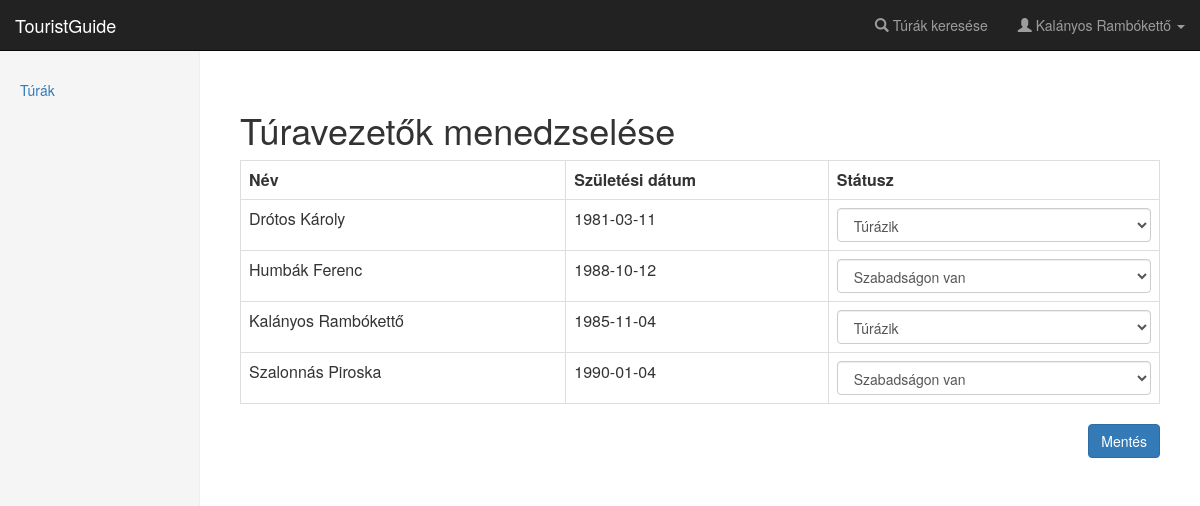
The page /tour_guide_edit (signed in) on the database its author committed.
### app/db/models.py (models this page shows, shortened)
class User(UserMixin, database.Model):
    __tablename__ = 'users'
    id = database.Column(database.Integer, primary_key=True)
    username = database.Column(database.String(64), unique=True, index=True)
    password = database.Column(database.String(40), nullable=False)
    fullname = database.Column(database.String(64), nullable=False)
    avatar_src = database.Column(database.String(100))
    birth = database.Column(database.Date)
    experience_id = database.Column(
        database.Integer, database.ForeignKey('experiences.id'))
    experience = database.relationship(
        'Experience', backref=database.backref('users', lazy='dynamic')
    )
    account_type_id = database.Column(
        database.Integer, database.ForeignKey('roles.id')
    )
    account_type = database.relationship(
        'Role', backref=database.backref('users', lazy='dynamic')
    )
    email = database.Column(database.String(100), nullable=False)
    phone = database.Column(database.String(11))
    allowance = database.Column(database.Integer)
    numoftours = database.Column(database.Integer)
    status = database.Column(database.Integer)

### app/admin/views.py (the view)
@admin.route('/tour_guide_edit', methods=('GET', 'POST'))
@login_required
def tour_leaders_edit():
    tour_guides = UserDAO.get_user_by_role_id(4)
    edit_tour_guides_form = EditTourGuidesForm()
    if edit_tour_guides_form.validate_on_submit():
        for tour_guide in tour_guides:
            status = int(request.form[str(tour_guide.id)])
            if status != tour_guide.status:
                UserDAO.update_status(tour_guide.id, status)
    return render_template('tourguide-edit.html',
                           edit_tour_guides_form=edit_tour_guides_form,
                           tour_guides=tour_guides,
                           sidebar_items=sidebar_items)

### app/admin/forms.py (shortened to what this page needs)
class EditTourGuidesForm(Form):
    submit = SubmitField(u'Mentés')

### app/db/models.py (called while the page is built)
@loginmanager.user_loader
def load_user(user_id):
    return User.query.get(int(user_id))

### app/db/usermanager.py (called while the page is built)
    @staticmethod
    def get_user_by_role_id(role_id):
        return User.query.filter_by(
            account_type_id=role_id
        ).order_by(User.fullname).all()

### app/templates/tourguide-edit.html (shortened to what this page needs)
{% extends "base.html" %}
{% set active_page = "edit_tour" %}
{% block page_content %}
<h1>Túravezetők menedzselése</h1>
{% if tour_guides %}
<form action="" class="form" method="post" role="form" enctype="multipart/form-data">
    {% import "bootstrap/wtf.html" as wtf %}
    <table class="table table-bordered table-hover">
        <tr>
            <th>Név</th>
            <th>Születési dátum</th>
            <th>Státusz</th>
        </tr>
        {% for tour_guide in tour_guides %}
        <tr>
            <td>{{ tour_guide.fullname }}</td>
            <td>{{ tour_guide.birth }}</td>
            <td>
                <select class="form-control" id="{{ tour_guide.id }}"
                        name="{{ tour_guide.id }}">
                    <option value="2" {{
                    ' selected' if tour_guide.status == 2 }}>Túrázik
                    </option>
                    <option value="3" {{
                    ' selected' if tour_guide.status == 3 }}>Szabadságon van
                    </option>
                </select>
            </td>
        </tr>
        {% endfor %}
    </table>
    <div class="form-group">
        {{ edit_tour_guides_form.submit(class="btn btn-primary", style="float:right;") }}
    </div>
</form>
{% endif %}
{% endblock page_content %}

### app/templates/navbar.html (shortened to what this page needs)
<nav class="navbar navbar-inverse navbar-fixed-top">
  <div class="container-fluid">
    <div class="navbar-header">
      <a class="navbar-brand" href="/">TouristGuide</a>
    </div>
    <div id="navbar" class="navbar-collapse collapse">
      <ul class="nav navbar-nav navbar-right">
        <li><a href="{{ url_for('tours.search_tours') }}"><span class="glyphicon glyphicon-search" aria-hidden="true"></span>
          Túrák keresése</a></li>
        {% if current_user.is_authenticated %}
        <li class="dropdown">
          <a href="#" class="dropdown-toggle" data-toggle="dropdown" role="button" aria-haspopup="true" aria-expanded="false">
            <span class="glyphicon glyphicon-user" aria-hidden="true"></span>
            {{ current_user.fullname }}
            <span class="caret"></span>
          </a>
        </li>
        {% else %}
        <li><a href="{{ url_for('users.register') }}"><span class="glyphicon glyphicon-edit" aria-hidden="true"></span>
          Regisztráció</a></li>
        <li><a href="{{ url_for('users.login') }}"><span class="glyphicon glyphicon-log-in" aria-hidden="true"></span>
          Bejelentkezés</a></li>
        {% endif %}
      </ul>
    </div>
  </div>
</nav>

### app/static/css/main.css (style rules this page uses)
body { padding-top: 50px; }

### rows shown on the page
User: fullname "Kalányos Rambókettő", birth "1985-11-04", id "Túrázik"
User: fullname "Drótos Károly", birth "1981-03-11", id "Túrázik"
User: fullname "Humbák Ferenc", birth "1988-10-12", id "Szabadságon van"
User: fullname "Szalonnás Piroska", birth "1990-01-04", id "Szabadságon van"

### other values the page prints
{{ caption|e }} "Túrák"
